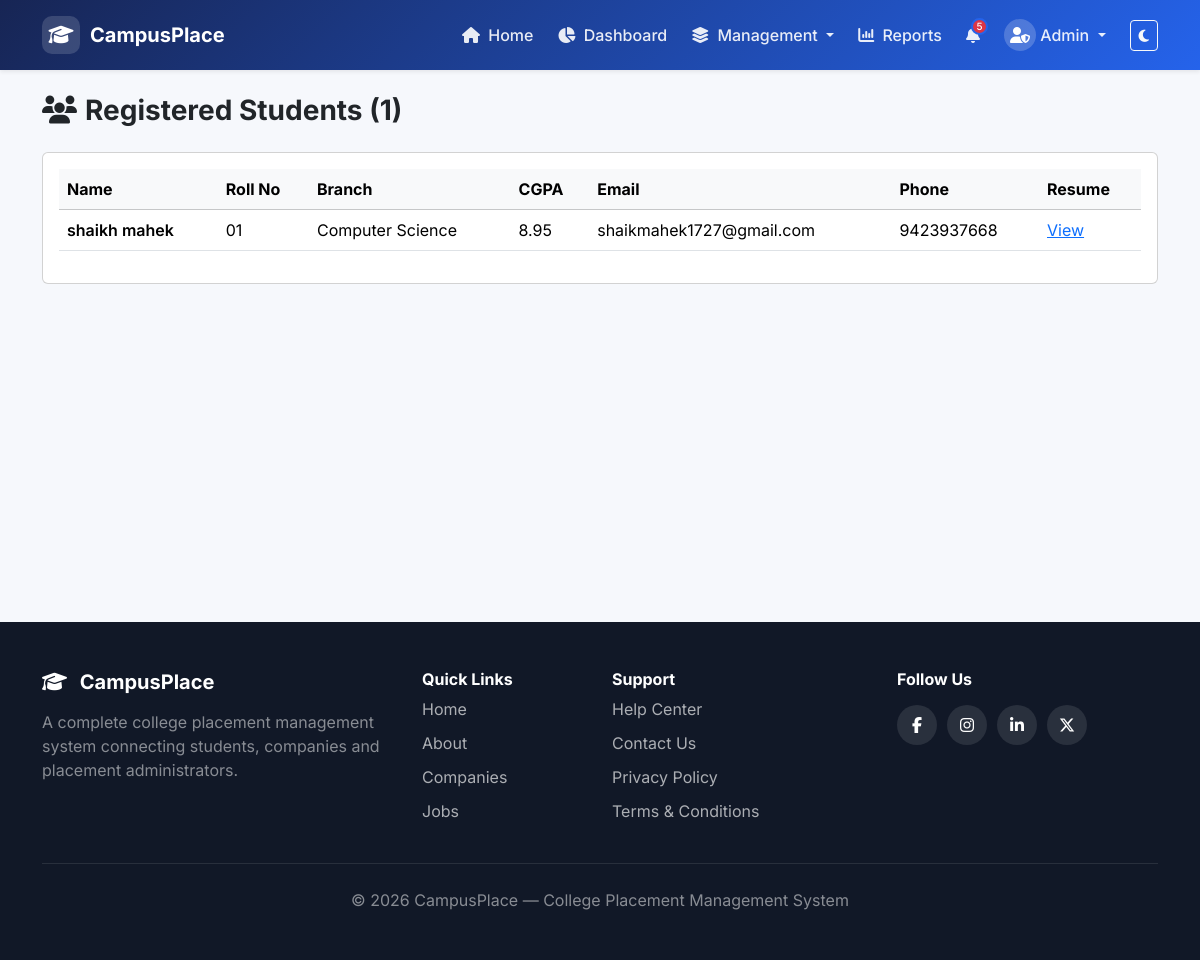
/admin/students (signed in), run on the app's committed database.
### tables this page shows
CREATE TABLE students (
            id INTEGER PRIMARY KEY AUTOINCREMENT,
            name TEXT NOT NULL,
            email TEXT UNIQUE NOT NULL,
            password TEXT NOT NULL,
            roll_no TEXT UNIQUE NOT NULL,
            branch TEXT NOT NULL,
            cgpa REAL NOT NULL,
            phone TEXT,
            resume_link TEXT,
            created_at TEXT NOT NULL
        );

### app.py (the view)
@app.route("/admin/students")
@login_required(role="admin")
def admin_students():
    db = get_db()
    students = db.execute("SELECT * FROM students ORDER BY name").fetchall()
    return render_template("admin_students.html", students=students)

### app.py (called while the page is built)
def get_db():
    if "db" not in g:
        g.db = sqlite3.connect(DB_PATH)
        g.db.row_factory = sqlite3.Row
        g.db.execute("PRAGMA foreign_keys = ON")
    return g.db

def login_required(role=None):
    def decorator(f):
        @wraps(f)
        def wrapped(*args, **kwargs):
            if "user_type" not in session:
                flash("Please log in to continue.", "warning")
                return redirect(url_for("login"))
            if role and session.get("user_type") != role:
                flash("You are not authorized to view that page.", "danger")
                return redirect(url_for("index"))
            return f(*args, **kwargs)
        return wrapped
    return decorator

### templates/admin_students.html (shortened to what this page needs)
{% extends "base.html" %}
{% block content %}
<h3 class="fw-bold mb-4"><i class="fa-solid fa-users me-2"></i>Registered Students ({{ students|length }})</h3>
<div class="card">
  <div class="card-body">
    <div class="table-responsive">
      <table class="table table-hover align-middle">
        <thead class="table-light">
          <tr>
            <th>Name</th><th>Roll No</th><th>Branch</th><th>CGPA</th>
            <th>Email</th><th>Phone</th><th>Resume</th>
          </tr>
        </thead>
        <tbody>
          {% for s in students %}
          <tr>
            <td class="fw-semibold">{{ s.name }}</td>
            <td>{{ s.roll_no }}</td>
            <td>{{ s.branch }}</td>
            <td>{{ s.cgpa }}</td>
            <td>{{ s.email }}</td>
            <td>{{ s.phone or "-" }}</td>
            <td>{% if s.resume_link %}<a href="{{ s.resume_link }}" target="_blank">View</a>{% else %}-{% endif %}</td>
          </tr>
          {% else %}
          <tr><td colspan="7" class="text-muted text-center">No students registered yet.</td></tr>
          {% endfor %}
        </tbody>
      </table>
    </div>
  </div>
</div>
{% endblock %}

### static/style.css (style rules this page uses)
body { font-family: "Inter", sans-serif; background: #f6f8fc; color: #212529; transition: 0.3s ease; }

### data on the page
students: name "shaikh mahek", roll_no "01", branch "Computer Science", cgpa "8.95", email "shaikmahek1727@gmail.com", phone "9423937668"

### other printed values
{{ students|length }} "1"
{{ current_year or 2026 }} "2026"
